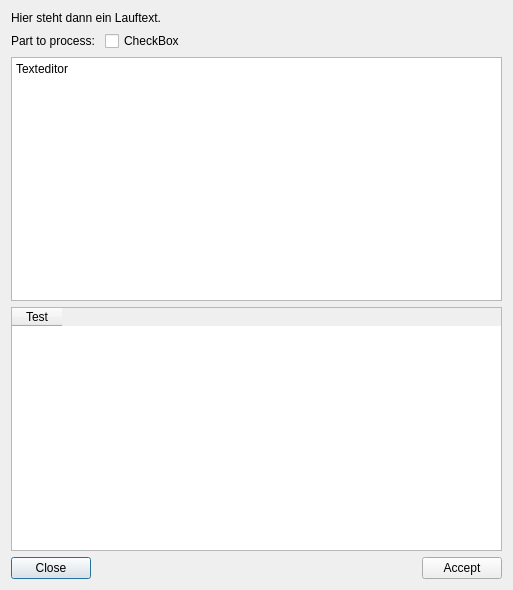
<?xml version="1.0" encoding="UTF-8"?>
<ui version="4.0">
 <class>Dialog</class>
 <widget class="QDialog" name="Dialog">
  <property name="geometry">
   <rect>
    <x>0</x>
    <y>0</y>
    <width>513</width>
    <height>590</height>
   </rect>
  </property>
  <property name="windowTitle">
   <string>Dialog</string>
  </property>
  <layout class="QHBoxLayout" name="horizontalLayout">
   <item>
    <layout class="QVBoxLayout" name="verticalLayout">
     <item>
      <layout class="QHBoxLayout" name="horizontalLayout_3">
       <property name="topMargin">
        <number>0</number>
       </property>
       <item>
        <widget class="QLabel" name="info_txt">
         <property name="text">
          <string>Hier steht dann ein Lauftext.</string>
         </property>
        </widget>
       </item>
      </layout>
     </item>
     <item>
      <layout class="QHBoxLayout" name="horizontalLayout_4">
       <property name="topMargin">
        <number>0</number>
       </property>
       <item alignment="Qt::AlignVCenter">
        <widget class="QLabel" name="label">
         <property name="text">
          <string>Part to process: </string>
         </property>
        </widget>
       </item>
       <item>
        <widget class="ToggleSwitch" name="cb_cnc_np">
         <property name="sizePolicy">
          <sizepolicy hsizetype="Minimum" vsizetype="Fixed">
           <horstretch>0</horstretch>
           <verstretch>0</verstretch>
          </sizepolicy>
         </property>
         <property name="toolTip">
          <string>Part to be processed</string>
         </property>
         <property name="text">
          <string>CheckBox</string>
         </property>
        </widget>
       </item>
       <item>
        <spacer name="horizontalSpacer_4">
         <property name="orientation">
          <enum>Qt::Horizontal</enum>
         </property>
         <property name="sizeHint" stdset="0">
          <size>
           <width>40</width>
           <height>20</height>
          </size>
         </property>
        </spacer>
       </item>
      </layout>
     </item>
     <item>
      <widget class="QPlainTextEdit" name="txt_cnc">
       <property name="plainText">
        <string>Texteditor
</string>
       </property>
      </widget>
     </item>
     <item>
      <widget class="QTableWidget" name="tab_para">
       <property name="alternatingRowColors">
        <bool>true</bool>
       </property>
       <attribute name="horizontalHeaderDefaultSectionSize">
        <number>50</number>
       </attribute>
       <attribute name="horizontalHeaderShowSortIndicator" stdset="0">
        <bool>false</bool>
       </attribute>
       <column>
        <property name="text">
         <string>Test</string>
        </property>
       </column>
      </widget>
     </item>
     <item>
      <layout class="QHBoxLayout" name="horizontalLayout_2">
       <property name="topMargin">
        <number>0</number>
       </property>
       <item>
        <widget class="QPushButton" name="but_back_close">
         <property name="text">
          <string>Close</string>
         </property>
        </widget>
       </item>
       <item>
        <spacer name="horizontalSpacer">
         <property name="orientation">
          <enum>Qt::Horizontal</enum>
         </property>
         <property name="sizeHint" stdset="0">
          <size>
           <width>40</width>
           <height>20</height>
          </size>
         </property>
        </spacer>
       </item>
       <item>
        <widget class="QPushButton" name="but_accept">
         <property name="text">
          <string>Accept</string>
         </property>
        </widget>
       </item>
      </layout>
     </item>
    </layout>
   </item>
  </layout>
 </widget>
 <customwidgets>
  <customwidget>
   <class>ToggleSwitch</class>
   <extends>QCheckBox</extends>
   <header>gui.toggleswitch.h</header>
  </customwidget>
 </customwidgets>
 <resources/>
 <connections/>
</ui>
